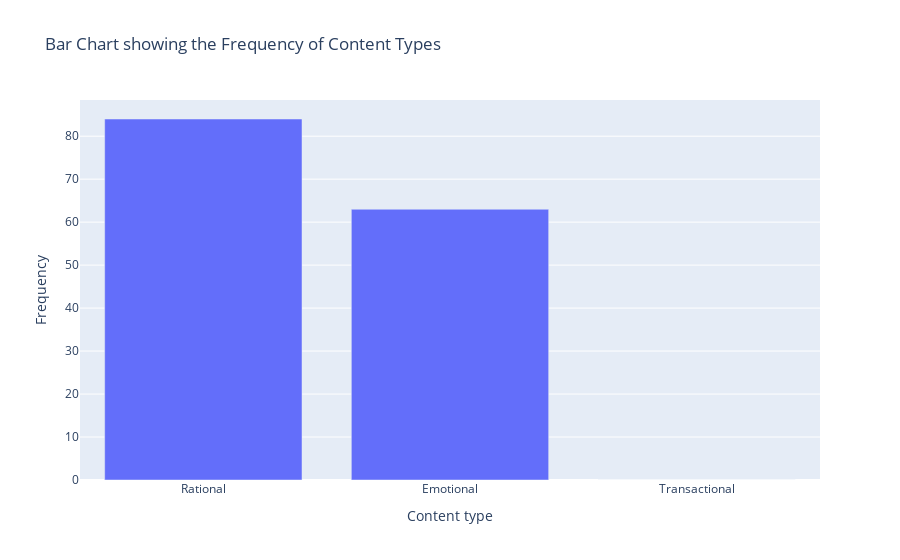

The cell this chart's notebook holds for it:
### Markdown cell above
#### Bar Chart for frequency of content types

### Code cell
contentType = data['Content type'].value_counts()
contentCat = ['Rational', 'Emotional', 'Transactional']

# Get the frequency of each content type
contentFreq = []
for category in contentCat:
    try:
        contentFreq.append(contentType[category])
    except KeyError:
        contentFreq.append(0)

# Create dataframe consisting of the different content types and their frequencies
dataContent = pd.DataFrame({'Content type' : contentCat,
                            'Frequency' : contentFreq},
                           columns=['Content type', 'Frequency'])

# Show bar plot of dataContent dataframe

fig = px.bar(dataContent, x='Content type', y='Frequency', title='Bar Chart showing the Frequency of Content Types')
fig.show()
fig.write_html("plots_contenttypes.html")

### Figure 1 — Plotly figure (JSON) as saved in the notebook; plotly's stock layout.template omitted (floating-point values rounded to 4 significant figures)
{"data": [{"alignmentgroup": "True", "hovertemplate": "Content type=%{x}<br>Frequency=%{y}<extra></extra>", "legendgroup": "", "marker": {"color": "#636efa", "pattern": {"shape": ""}}, "name": "", "offsetgroup": "", "orientation": "v", "showlegend": false, "textposition": "auto", "type": "bar", "x": ["Rational", "Emotional", "Transactional"], "xaxis": "x", "y": [84, 63, 0], "yaxis": "y"}], "layout": {"barmode": "relative", "legend": {"tracegroupgap": 0}, "title": {"text": "Bar Chart showing the Frequency of Content Types"}, "xaxis": {"anchor": "y", "domain": [0, 1], "title": {"text": "Content type"}}, "yaxis": {"anchor": "x", "domain": [0, 1], "title": {"text": "Frequency"}}}}
